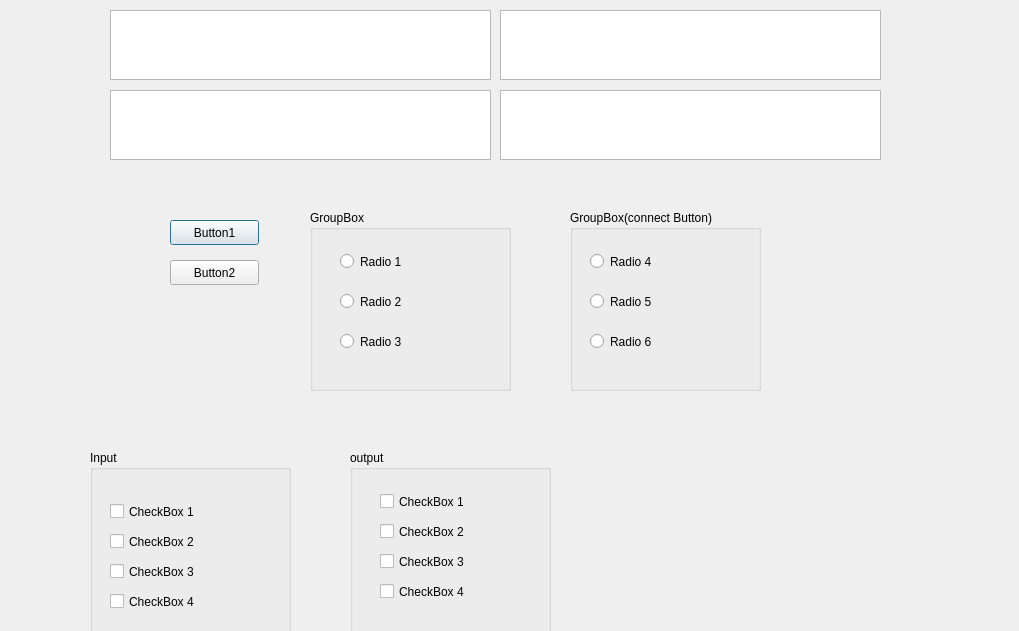
<?xml version="1.0" encoding="UTF-8"?>
<ui version="4.0">
 <class>Dialog</class>
 <widget class="QDialog" name="Dialog">
  <property name="geometry">
   <rect>
    <x>0</x>
    <y>0</y>
    <width>1019</width>
    <height>631</height>
   </rect>
  </property>
  <property name="windowTitle">
   <string>Dialog</string>
  </property>
  <widget class="QTextEdit" name="textEdit">
   <property name="geometry">
    <rect>
     <x>110</x>
     <y>10</y>
     <width>381</width>
     <height>70</height>
    </rect>
   </property>
  </widget>
  <widget class="QPushButton" name="pushButton_1">
   <property name="geometry">
    <rect>
     <x>170</x>
     <y>220</y>
     <width>89</width>
     <height>25</height>
    </rect>
   </property>
   <property name="text">
    <string>Button1</string>
   </property>
  </widget>
  <widget class="QPushButton" name="pushButton_2">
   <property name="geometry">
    <rect>
     <x>170</x>
     <y>260</y>
     <width>89</width>
     <height>25</height>
    </rect>
   </property>
   <property name="text">
    <string>Button2</string>
   </property>
  </widget>
  <widget class="QGroupBox" name="groupBox">
   <property name="geometry">
    <rect>
     <x>310</x>
     <y>210</y>
     <width>201</width>
     <height>181</height>
    </rect>
   </property>
   <property name="title">
    <string>GroupBox</string>
   </property>
   <widget class="QRadioButton" name="radio_1">
    <property name="geometry">
     <rect>
      <x>30</x>
      <y>40</y>
      <width>112</width>
      <height>23</height>
     </rect>
    </property>
    <property name="text">
     <string>Radio 1</string>
    </property>
   </widget>
   <widget class="QRadioButton" name="radio_2">
    <property name="geometry">
     <rect>
      <x>30</x>
      <y>80</y>
      <width>112</width>
      <height>23</height>
     </rect>
    </property>
    <property name="text">
     <string>Radio 2</string>
    </property>
   </widget>
   <widget class="QRadioButton" name="radio_3">
    <property name="geometry">
     <rect>
      <x>30</x>
      <y>120</y>
      <width>112</width>
      <height>23</height>
     </rect>
    </property>
    <property name="text">
     <string>Radio 3</string>
    </property>
   </widget>
  </widget>
  <widget class="QTextEdit" name="textEdit2">
   <property name="geometry">
    <rect>
     <x>110</x>
     <y>90</y>
     <width>381</width>
     <height>70</height>
    </rect>
   </property>
  </widget>
  <widget class="QGroupBox" name="groupBox_2">
   <property name="geometry">
    <rect>
     <x>570</x>
     <y>210</y>
     <width>191</width>
     <height>181</height>
    </rect>
   </property>
   <property name="title">
    <string>GroupBox(connect Button)</string>
   </property>
   <widget class="QRadioButton" name="radio_4">
    <property name="geometry">
     <rect>
      <x>20</x>
      <y>40</y>
      <width>112</width>
      <height>23</height>
     </rect>
    </property>
    <property name="text">
     <string>Radio 4</string>
    </property>
   </widget>
   <widget class="QRadioButton" name="radio_5">
    <property name="geometry">
     <rect>
      <x>20</x>
      <y>80</y>
      <width>112</width>
      <height>23</height>
     </rect>
    </property>
    <property name="text">
     <string>Radio 5</string>
    </property>
   </widget>
   <widget class="QRadioButton" name="radio_6">
    <property name="geometry">
     <rect>
      <x>20</x>
      <y>120</y>
      <width>112</width>
      <height>23</height>
     </rect>
    </property>
    <property name="text">
     <string>Radio 6</string>
    </property>
   </widget>
  </widget>
  <widget class="QTextEdit" name="textEdit3">
   <property name="geometry">
    <rect>
     <x>500</x>
     <y>10</y>
     <width>381</width>
     <height>70</height>
    </rect>
   </property>
  </widget>
  <widget class="QGroupBox" name="groupBox_3">
   <property name="geometry">
    <rect>
     <x>90</x>
     <y>450</y>
     <width>201</width>
     <height>191</height>
    </rect>
   </property>
   <property name="title">
    <string>Input</string>
   </property>
   <widget class="QCheckBox" name="checkBox_1">
    <property name="geometry">
     <rect>
      <x>20</x>
      <y>50</y>
      <width>111</width>
      <height>23</height>
     </rect>
    </property>
    <property name="text">
     <string>CheckBox 1</string>
    </property>
   </widget>
   <widget class="QCheckBox" name="checkBox_2">
    <property name="geometry">
     <rect>
      <x>20</x>
      <y>80</y>
      <width>101</width>
      <height>23</height>
     </rect>
    </property>
    <property name="text">
     <string>CheckBox 2</string>
    </property>
   </widget>
   <widget class="QCheckBox" name="checkBox_3">
    <property name="geometry">
     <rect>
      <x>20</x>
      <y>110</y>
      <width>101</width>
      <height>23</height>
     </rect>
    </property>
    <property name="text">
     <string>CheckBox 3</string>
    </property>
   </widget>
   <widget class="QCheckBox" name="checkBox_4">
    <property name="geometry">
     <rect>
      <x>20</x>
      <y>140</y>
      <width>111</width>
      <height>23</height>
     </rect>
    </property>
    <property name="text">
     <string>CheckBox 4</string>
    </property>
   </widget>
  </widget>
  <widget class="QGroupBox" name="groupBox_4">
   <property name="geometry">
    <rect>
     <x>350</x>
     <y>450</y>
     <width>201</width>
     <height>191</height>
    </rect>
   </property>
   <property name="title">
    <string>output</string>
   </property>
   <widget class="QCheckBox" name="checkBox_5">
    <property name="geometry">
     <rect>
      <x>30</x>
      <y>40</y>
      <width>111</width>
      <height>23</height>
     </rect>
    </property>
    <property name="text">
     <string>CheckBox 1</string>
    </property>
   </widget>
   <widget class="QCheckBox" name="checkBox_7">
    <property name="geometry">
     <rect>
      <x>30</x>
      <y>100</y>
      <width>111</width>
      <height>23</height>
     </rect>
    </property>
    <property name="text">
     <string>CheckBox 3</string>
    </property>
   </widget>
   <widget class="QCheckBox" name="checkBox_6">
    <property name="geometry">
     <rect>
      <x>30</x>
      <y>70</y>
      <width>111</width>
      <height>23</height>
     </rect>
    </property>
    <property name="text">
     <string>CheckBox 2</string>
    </property>
   </widget>
   <widget class="QCheckBox" name="checkBox_8">
    <property name="geometry">
     <rect>
      <x>30</x>
      <y>130</y>
      <width>111</width>
      <height>23</height>
     </rect>
    </property>
    <property name="text">
     <string>CheckBox 4</string>
    </property>
   </widget>
  </widget>
  <widget class="QTextEdit" name="textEdit4">
   <property name="geometry">
    <rect>
     <x>500</x>
     <y>90</y>
     <width>381</width>
     <height>70</height>
    </rect>
   </property>
  </widget>
 </widget>
 <resources/>
 <connections/>
</ui>
